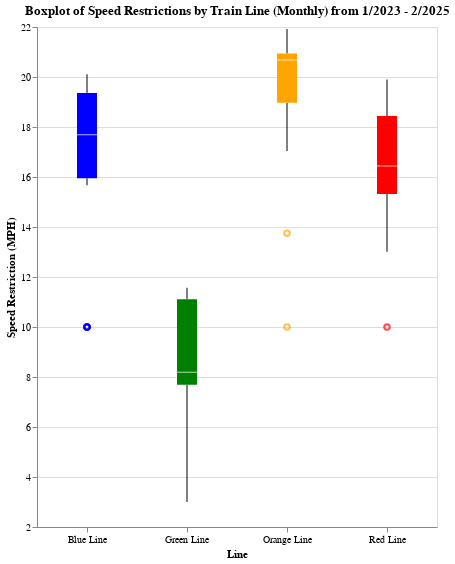

This figure's notebook cell:
### Code cell
# Define the order of "Line" categories (from left to right)
line_order = monthly_avg_speed["Line"].unique().tolist()

# Define custom colors corresponding to the order
custom_colors = ["blue", "green", "orange", "red"]

boxplot = alt.Chart(monthly_avg_speed).mark_boxplot(size=20).encode(
    x=alt.X("Line:N", title="Line", sort="-y", axis=alt.Axis(labelAngle=0)),  
    y=alt.Y("Restriction_Speed_MPH:Q", title="Speed Restriction (MPH)", scale=alt.Scale(zero=False)),  
    color=alt.Color("Line:N", title="Train Lines", scale=alt.Scale(domain=line_order, range=custom_colors), legend = None), 
    tooltip=["Line", "Year-Month", "Restriction_Speed_MPH"]
    ).properties(
    title="Boxplot of Speed Restrictions by Train Line (Monthly) from 1/2023 - 2/2025",
    width=400,  
    height=500   
    )

boxplot

### Figure 1 — Vega-Lite specification as saved in the notebook (floating-point values rounded to 4 significant figures)
{"config": {"view": {"continuousWidth": 300, "continuousHeight": 300}}, "data": {"name": "data-de1e4ada25fdfb0d553edf527a68eedd"}, "mark": {"type": "boxplot", "size": 20}, "encoding": {"color": {"field": "Line", "legend": null, "scale": {"domain": ["Blue Line", "Green Line", "Orange Line", "Red Line"], "range": ["blue", "green", "orange", "red"]}, "title": "Train Lines", "type": "nominal"}, "tooltip": [{"field": "Line", "type": "nominal"}, {"field": "Year-Month", "type": "nominal"}, {"field": "Restriction_Speed_MPH", "type": "quantitative"}], "x": {"axis": {"labelAngle": 0}, "field": "Line", "sort": "-y", "title": "Line", "type": "nominal"}, "y": {"field": "Restriction_Speed_MPH", "scale": {"zero": false}, "title": "Speed Restriction (MPH)", "type": "quantitative"}}, "height": 500, "title": "Boxplot of Speed Restrictions by Train Line (Monthly) from 1/2023 - 2/2025", "width": 400, "$schema": "https://vega.github.io/schema/vega-lite/v5.20.1.json", "datasets": {"data-de1e4ada25fdfb0d553edf527a68eedd": [{"Year-Month": "2023-01", "Line": "Blue Line", "Restriction_Speed_MPH": 10.0}, {"Year-Month": "2023-01", "Line": "Green Line", "Restriction_Speed_MPH": 7.76}, {"Year-Month": "2023-01", "Line": "Orange Line", "Restriction_Speed_MPH": 19.21}, {"Year-Month": "2023-01", "Line": "Red Line", "Restriction_Speed_MPH": 13.68}, {"Year-Month": "2023-02", "Line": "Blue Line", "Restriction_Speed_MPH": 18.29}, {"Year-Month": "2023-02", "Line": "Green Line", "Restriction_Speed_MPH": 7.45}, {"Year-Month": "2023-02", "Line": "Orange Line", "Restriction_Speed_MPH": 18.74}, {"Year-Month": "2023-02", "Line": "Red Line", "Restriction_Speed_MPH": 13.01}, {"Year-Month": "2023-03", "Line": "Blue Line", "Restriction_Speed_MPH": 16.23}, {"Year-Month": "2023-03", "Line": "Green Line", "Restriction_Speed_MPH": 11.11}, {"Year-Month": "2023-03", "Line": "Orange Line", "Restriction_Speed_MPH": 17.04}, {"Year-Month": "2023-03", "Line": "Red Line", "Restriction_Speed_MPH": 15.09}, {"Year-Month": "2023-04", "Line": "Blue Line", "Restriction_Speed_MPH": 15.67}, {"Year-Month": "2023-04", "Line": "Green Line", "Restriction_Speed_MPH": 11.31}, {"Year-Month": "2023-04", "Line": "Orange Line", "Restriction_Speed_MPH": 19.8}, {"Year-Month": "2023-04", "Line": "Red Line", "Restriction_Speed_MPH": 15.32}, {"Year-Month": "2023-05", "Line": "Blue Line", "Restriction_Speed_MPH": 17.69}, {"Year-Month": "2023-05", "Line": "Green Line", "Restriction_Speed_MPH": 11.37}, {"Year-Month": "2023-05", "Line": "Orange Line", "Restriction_Speed_MPH": 20.41}, {"Year-Month": "2023-05", "Line": "Red Line", "Restriction_Speed_MPH": 15.93}, {"Year-Month": "2023-06", "Line": "Blue Line", "Restriction_Speed_MPH": 19.61}, {"Year-Month": "2023-06", "Line": "Green Line", "Restriction_Speed_MPH": 11.18}, {"Year-Month": "2023-06", "Line": "Orange Line", "Restriction_Speed_MPH": 18.97}, {"Year-Month": "2023-06", "Line": "Red Line", "Restriction_Speed_MPH": 16.44}, {"Year-Month": "2023-07", "Line": "Blue Line", "Restriction_Speed_MPH": 19.35}, {"Year-Month": "2023-07", "Line": "Green Line", "Restriction_Speed_MPH": 10.89}, {"Year-Month": "2023-07", "Line": "Orange Line", "Restriction_Speed_MPH": 18.51}, {"Year-Month": "2023-07", "Line": "Red Line", "Restriction_Speed_MPH": 16.25}, {"Year-Month": "2023-08", "Line": "Blue Line", "Restriction_Speed_MPH": 20.11}, {"Year-Month": "2023-08", "Line": "Green Line", "Restriction_Speed_MPH": 11.57}, {"Year-Month": "2023-08", "Line": "Orange Line", "Restriction_Speed_MPH": 18.31}, {"Year-Month": "2023-08", "Line": "Red Line", "Restriction_Speed_MPH": 15.5}, {"Year-Month": "2023-09", "Line": "Blue Line", "Restriction_Speed_MPH": 19.14}, {"Year-Month": "2023-09", "Line": "Green Line", "Restriction_Speed_MPH": 11.09}, {"Year-Month": "2023-09", "Line": "Orange Line", "Restriction_Speed_MPH": 19.07}, {"Year-Month": "2023-09", "Line": "Red Line", "Restriction_Speed_MPH": 15.65}, {"Year-Month": "2023-10", "Line": "Blue Line", "Restriction_Speed_MPH": 19.08}, {"Year-Month": "2023-10", "Line": "Green Line", "Restriction_Speed_MPH": 11.35}, {"Year-Month": "2023-10", "Line": "Orange Line", "Restriction_Speed_MPH": 19.72}, {"Year-Month": "2023-10", "Line": "Red Line", "Restriction_Speed_MPH": 16.2}, {"Year-Month": "2023-11", "Line": "Blue Line", "Restriction_Speed_MPH": 19.6}, {"Year-Month": "2023-11", "Line": "Green Line", "Restriction_Speed_MPH": 11.16}, {"Year-Month": "2023-11", "Line": "Orange Line", "Restriction_Speed_MPH": 20.82}, {"Year-Month": "2023-11", "Line": "Red Line", "Restriction_Speed_MPH": 18.04}, {"Year-Month": "2023-12", "Line": "Blue Line", "Restriction_Speed_MPH": 19.38}, {"Year-Month": "2023-12", "Line": "Green Line", "Restriction_Speed_MPH": 10.25}, {"Year-Month": "2023-12", "Line": "Orange Line", "Restriction_Speed_MPH": 21.56}, {"Year-Month": "2023-12", "Line": "Red Line", "Restriction_Speed_MPH": 18.05}, {"Year-Month": "2024-01", "Line": "Blue Line", "Restriction_Speed_MPH": 19.39}, {"Year-Month": "2024-01", "Line": "Green Line", "Restriction_Speed_MPH": 7.93}, {"Year-Month": "2024-01", "Line": "Orange Line", "Restriction_Speed_MPH": 21.09}, {"Year-Month": "2024-01", "Line": "Red Line", "Restriction_Speed_MPH": 18.28}, {"Year-Month": "2024-02", "Line": "Blue Line", "Restriction_Speed_MPH": 17.62}, {"Year-Month": "2024-02", "Line": "Green Line", "Restriction_Speed_MPH": 9.0}, {"Year-Month": "2024-02", "Line": "Orange Line", "Restriction_Speed_MPH": 20.68}, {"Year-Month": "2024-02", "Line": "Red Line", "Restriction_Speed_MPH": 18.22}, {"Year-Month": "2024-03", "Line": "Blue Line", "Restriction_Speed_MPH": 16.86}, {"Year-Month": "2024-03", "Line": "Green Line", "Restriction_Speed_MPH": 8.73}, {"Year-Month": "2024-03", "Line": "Orange Line", "Restriction_Speed_MPH": 20.71}, {"Year-Month": "2024-03", "Line": "Red Line", "Restriction_Speed_MPH": 18.86}, {"Year-Month": "2024-04", "Line": "Blue Line", "Restriction_Speed_MPH": 17.56}, {"Year-Month": "2024-04", "Line": "Green Line", "Restriction_Speed_MPH": 8.19}, {"Year-Month": "2024-04", "Line": "Orange Line", "Restriction_Speed_MPH": 21.0}, {"Year-Month": "2024-04", "Line": "Red Line", "Restriction_Speed_MPH": 19.04}, {"Year-Month": "2024-05", "Line": "Green Line", "Restriction_Speed_MPH": 7.93}, {"Year-Month": "2024-05", "Line": "Orange Line", "Restriction_Speed_MPH": 20.7}, {"Year-Month": "2024-05", "Line": "Red Line", "Restriction_Speed_MPH": 19.06}, {"Year-Month": "2024-06", "Line": "Blue Line", "Restriction_Speed_MPH": 10.0}, {"Year-Month": "2024-06", "Line": "Green Line", "Restriction_Speed_MPH": 7.96}, {"Year-Month": "2024-06", "Line": "Orange Line", "Restriction_Speed_MPH": 20.78}, {"Year-Month": "2024-06", "Line": "Red Line", "Restriction_Speed_MPH": 19.9}, {"Year-Month": "2024-07", "Line": "Green Line", "Restriction_Speed_MPH": 7.89}, {"Year-Month": "2024-07", "Line": "Orange Line", "Restriction_Speed_MPH": 20.91}, {"Year-Month": "2024-07", "Line": "Red Line", "Restriction_Speed_MPH": 19.78}, {"Year-Month": "2024-08", "Line": "Green Line", "Restriction_Speed_MPH": 7.69}, {"Year-Month": "2024-08", "Line": "Orange Line", "Restriction_Speed_MPH": 21.17}, {"Year-Month": "2024-08", "Line": "Red Line", "Restriction_Speed_MPH": 18.44}, {"Year-Month": "2024-09", "Line": "Green Line", "Restriction_Speed_MPH": 5.67}, {"Year-Month": "2024-09", "Line": "Orange Line", "Restriction_Speed_MPH": 21.92}, {"Year-Month": "2024-09", "Line": "Red Line", "Restriction_Speed_MPH": 18.62}, {"Year-Month": "2024-10", "Line": "Green Line", "Restriction_Speed_MPH": 5.61}, {"Year-Month": "2024-10", "Line": "Orange Line", "Restriction_Speed_MPH": 20.94}, {"Year-Month": "2024-10", "Line": "Red Line", "Restriction_Speed_MPH": 14.63}, {"Year-Month": "2024-11", "Line": "Green Line", "Restriction_Speed_MPH": 5.4}, {"Year-Month": "2024-11", "Line": "Orange Line", "Restriction_Speed_MPH": 21.67}, {"Year-Month": "2024-11", "Line": "Red Line", "Restriction_Speed_MPH": 16.99}, {"Year-Month": "2024-12", "Line": "Blue Line", "Restriction_Speed_MPH": 10.0}, {"Year-Month": "2024-12", "Line": "Green Line", "Restriction_Speed_MPH": 6.0}, {"Year-Month": "2024-12", "Line": "Orange Line", "Restriction_Speed_MPH": 10.0}, {"Year-Month": "2024-12", "Line": "Red Line", "Restriction_Speed_MPH": 13.75}, {"Year-Month": "2025-02", "Line": "Blue Line", "Restriction_Speed_MPH": 10.0}, {"Year-Month": "2025-02", "Line": "Green Line", "Restriction_Speed_MPH": 3.0}, {"Year-Month": "2025-02", "Line": "Orange Line", "Restriction_Speed_MPH": 13.75}, {"Year-Month": "2025-02", "Line": "Red Line", "Restriction_Speed_MPH": 10.0}]}}
